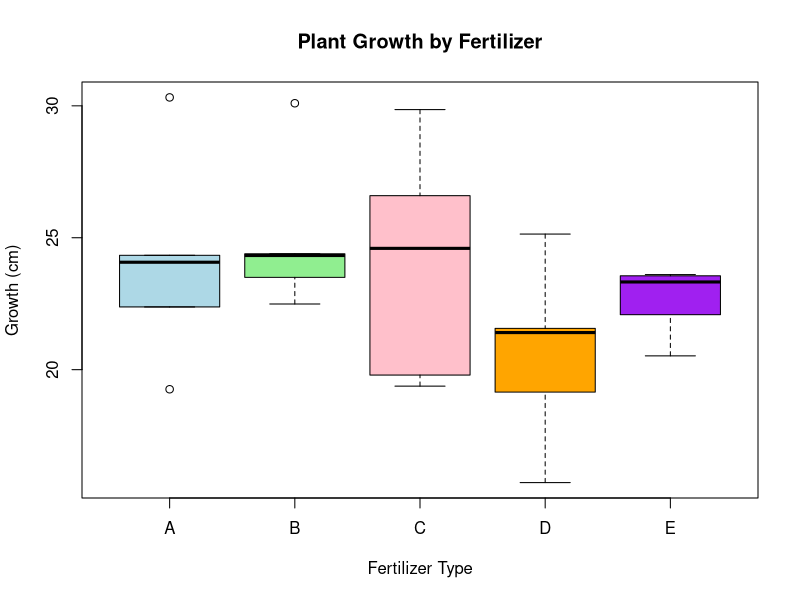
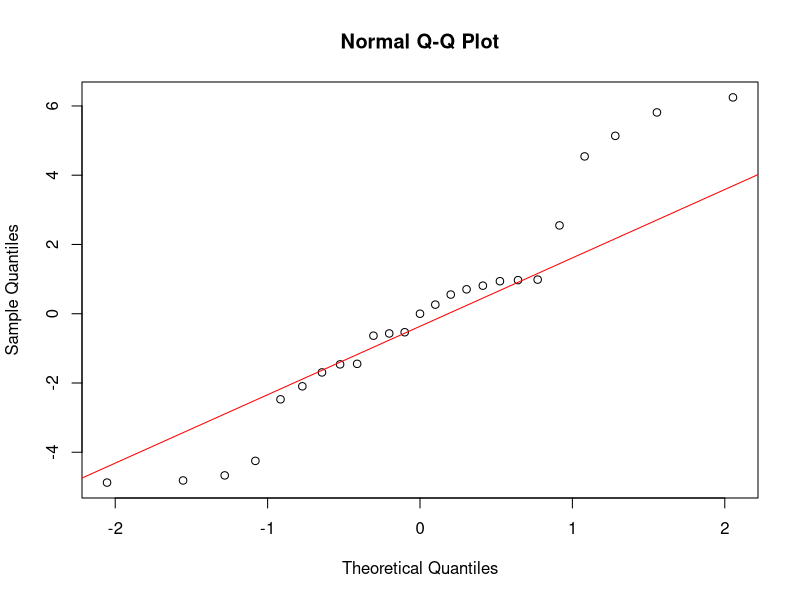

Source code (R) for these figures, in order:
# ====================================================
# Single Factor ANOVA Demo in R (Five Groups)
# ====================================================

# Step 1: Create the Data
# -----------------------
# Plant growth for each fertilizer
growth_A <- rnorm(5, mean = 23, sd = 4)  # Fertilizer A
growth_B <- rnorm(5, mean = 23, sd = 4.4)   # Fertilizer B
growth_C <- rnorm(5, mean = 22, sd = 4)   # Fertilizer C
growth_D <- rnorm(5, mean = 22, sd = 4.3)  # Fertilizer D
growth_E <- rnorm(5, mean = 23, sd = 3.8)   # Fertilizer E



### Step 1a: Check equal variance ###
sd_A <- sd(growth_A)
sd_B <- sd(growth_B)
sd_C <- sd(growth_C)
sd_D <- sd(growth_D)
sd_E <- sd(growth_E)

cat("Standard deviation of Fertilizer A:", sd_A, "\n")
cat("Standard deviation of Fertilizer B:", sd_B, "\n")
cat("Standard deviation of Fertilizer C:", sd_C, "\n")
cat("Standard deviation of Fertilizer D:", sd_D, "\n")
cat("Standard deviation of Fertilizer E:", sd_E, "\n")

# Combine all data
growth <- c(growth_A, growth_B, growth_C, growth_D, growth_E)
group <- factor(rep(c("A", "B", "C", "D", "E"), each = 5))
plant_data <- data.frame(growth, group)

# Step 2: Visualize the Data
boxplot(growth ~ group, data = plant_data,
        main = "Plant Growth by Fertilizer",
        xlab = "Fertilizer Type",
        ylab = "Growth (cm)",
        col = c("lightblue", "lightgreen", "pink", "orange", "purple"))

# Step 3: Perform Single Factor ANOVA
anova_result <- aov(growth ~ group, data = plant_data)
print("ANOVA Result:")
print(summary(anova_result))

# Step 3a: Check normality of residuals
residuals_anova <- residuals(anova_result)
qqnorm(residuals_anova)
qqline(residuals_anova, col = "red")

# Step 4: Post-Hoc Test (Tukey HSD)
tukey_result <- TukeyHSD(anova_result)
print("Tukey HSD Post-Hoc Test:")
print(tukey_result)


# Step 5: Interpretation
# ----------------------
# - ANOVA tests whether at least one group mean differs from the others
# - Tukey HSD shows which specific groups differ
# - Groups A & D and B & E should cluster together since their means are similar
